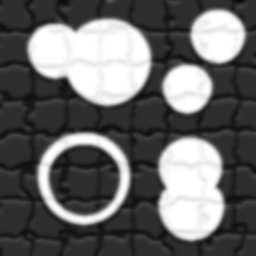
%> input picture Week2/circular_hough/TestImg_CHT_a2.bmp, 256 x 256 px
$ octave --eval "compareMethods(imread('circular_hough/TestImg_CHT_a2.bmp'));"   (GNU Octave 9; MATLAB toolbox functions it lacks are replaced by stand-ins)
%> lines starting %> are read from the running program, lines starting %| are printed output that depends on the picture
### Week4/ImageOperators.m
%%%%%%%%%%%%%%%%%%%%%%%%%%%%%%%%%%%%%%%%%%%%%%%%%%%%%%%%%%%%%%%%%%%%%%%%%%%
%                                                                         %
%                       Master In Computer Vision                         %
%               M1 Introduction to Human and Computer Vision              %
%                               Project                                   %
%                                                                         %
% STUDENTS:                                                               %
%   Arnau Vallve                                                          %
%   Guillermo Torres                                                      %
%   Yevgeniy Kadranov                                                     %
%   Santiago Barbarisi                                                    %
%                                                                         %
%%%%%%%%%%%%%%%%%%%%%%%%%%%%%%%%%%%%%%%%%%%%%%%%%%%%%%%%%%%%%%%%%%%%%%%%%%%
%
% INPUT:
%       image           = the image that the function will use to test the
%                         operators
%       mask            = the mask to filter the image
%       filtype         = the operation we want to apply to the image
%                         (dilation or erosion)
%
%%%%%%%%%%%%%%%%%%%%%%%%%%%%%%%%%%%%%%%%%%%%%%%%%%%%%%%%%%%%%%%%%%%%%%%%%%%
function transformedImage = ImageOperators(image,mask,filtype)

    [ni,nj,nd] = size(image);
    [mi,mj] = size(mask);

    mi = floor(mi/2);
    mj = floor(mj/2);
    image = double(image);

    if strcmp(filtype,'dilation')
        mask = flip(flip(mask,2),1);
        boundedImage = padarray(image,[mi mj],-Inf,'both');
        fnc = @(x) max(x);

    elseif strcmp(filtype,'erosion')
        mask = mask;
        boundedImage = padarray(image,[mi mj],Inf,'both');
        fnc = @(x) min(x);
    else
        disp('Choose between ''dilation'' or ''erosion''')
        return
    end

    ImageToFill = zeros(size(boundedImage));

    for ch = 1:nd
        for i = mi+1:ni+mi
            for j = mj+1:nj+mj
                toFilter = boundedImage(i-mi:i+mi,j-mj:j+mj,ch);
                ImageToFill(i,j,ch) = fnc(toFilter(mask));
            end
        end
    end

    transformedImage = uint8(ImageToFill(mi+1:ni+mi,mj+1:nj+mj,:));

end

### Week2/compareMethods.m
%%%%%%%%%%%%%%%%%%%%%%%%%%%%%%%%%%%%%%%%%%%%%%%%%%%%%%%%%%%%%%%%%%%%%%%%%%%
%                                                                         %
%                       Master In Computer Vision                         %
%               M1 Introduction to Human and Computer Vision              %
%                               Project                                   %
%                                                                         %
% STUDENTS:                                                               %
%   Arnau Vallve                                                          %
%   Guillermo Torres                                                      %
%   Yevgeniy Kadranov                                                     %
%   Santiago Barbarisi                                                    %
%                                                                         %
%%%%%%%%%%%%%%%%%%%%%%%%%%%%%%%%%%%%%%%%%%%%%%%%%%%%%%%%%%%%%%%%%%%%%%%%%%%
%
% INPUT:
%       image           = the image that the function will use to test the
%                         operators
%
%%%%%%%%%%%%%%%%%%%%%%%%%%%%%%%%%%%%%%%%%%%%%%%%%%%%%%%%%%%%%%%%%%%%%%%%%%%

function compareMethods(image)

    % Mask for matlab implementation of the morphological filters
    mask = strel('square',11);

    % Matlab dilation
    tic;
    mtDil = imdilate(image,mask);
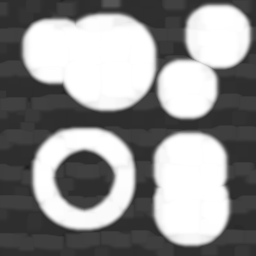
%> mtDil: size 256x256 uint8; min 30, max 255, mean 142.3
    time1 = toc;

    % Matlab erosion
    tic;
    mtEro = imerode(image,mask);
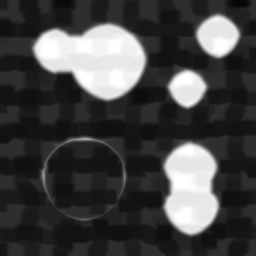
%> mtEro: size 256x256 uint8; min 7, max 255, mean 68.4
    time2 = toc;

    % Our dilation
    tic;
    oiDil = ImageOperators(image,mask.Neighborhood,'dilation');
%> in ImageOperators, `boundedImage = padarray(image,[mi mj],-Inf,'both');`:
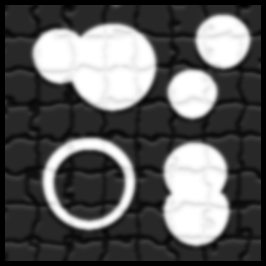
%> boundedImage: size 266x266 double; 7.38% of the values are NaN or infinite; the others: min 7, max 255, mean 104.5; drawn with min black, max white, NaN and infinite black
%> after the loop in ImageOperators, `for ch = 1:nd`:
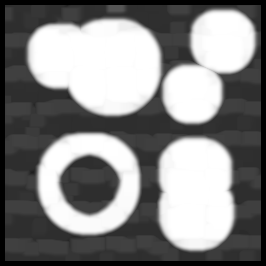
%> ImageToFill: size 266x266 double; min 0, max 255, mean 131.8
    time3 = toc;

    % Our erosion
    tic;
    oiEro = ImageOperators(image,mask.Neighborhood,'erosion');
%> call 2 of ImageOperators, with filtype = 'erosion'
%> after the loop in ImageOperators (call 2), `for ch = 1:nd`:
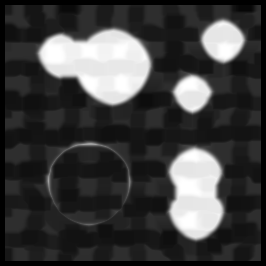
%> ImageToFill: size 266x266 double; min 0, max 255, mean 63.4
    time4 = toc;

    % display time results and efficiency
    fprintf('The time of execution of Matlab dilation is: %.3f seconds.\n',time1)
    fprintf('The time of execution of our dilation is: %.3f\n seconds.\n',time3)
    fprintf('The time of execution of Matlab erosion is: %.3f seconds.\n',time2)
    fprintf('The time of execution of our erosion is: %.3f seconds.\n',time4)

    fprintf('The efficiency of our dilate is: %.3f %%\n',time3/time1*100)
    fprintf('The efficiency of our erosion is: %.3f %%\n',time4/time2*100)

end
